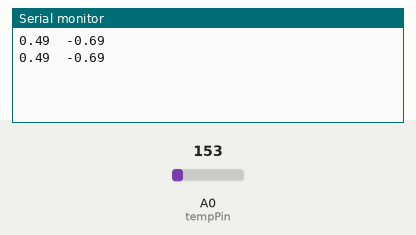
This sketch was run on a simulated Arduino Uno, built with avr-gcc and run on an emulated ATmega328P. Shown: the last lines printed to the serial monitor. Inputs (shaded band) come from the test bench; at power-on: A0 (tempPin) = 153.

Above: at 1.8 s.
1.9 s: A0 (tempPin) set to 165
At 2.7 s:
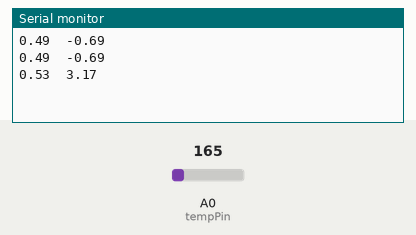
3.4 s: A0 (tempPin) set to 175
At 4.3 s:
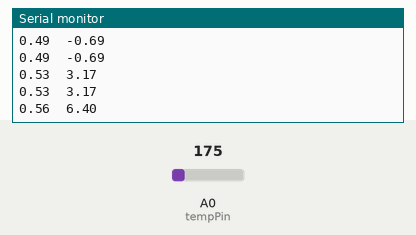
Timing chart, 0 to 6.4 s (numbered marks = the images above; inputs shaded):
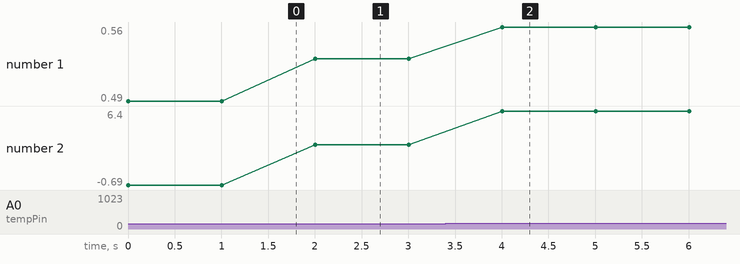

The sketch:

TMP36_AREF.ino
```cpp
/*Using TMP36 Temperature sensor with AREF pin on arduino for more precision
 * Reference: https://learn.adafruit.com/tmp36-temperature-sensor/using-a-temp-sensor
 *            http://tronixstuff.com/2013/12/12/arduino-tutorials-chapter-22-aref-pin/
 * Data-sheet(for connections): http://www.analog.com/media/en/technical-documentation/data-sheets/TMP35_36_37.pdf
 */


#define AREF_voltage 3.3
int tempPin = 0;  //analog pin to be read from
unsigned int rawReading; //from pin
float tempVoltage;   //rawReading to voltage
float tempC;       //actual temp in Celcius

void setup(){
  Serial.begin(9600);
  analogReference(EXTERNAL);
  //analogReference(DEFAULT);  //in case you want to revert back to board's voltage.
}

void loop(){
  rawReading = analogRead(tempPin);
  tempVoltage = (rawReading * (AREF_voltage))/1024;  //convert to voltage
  tempC = (tempVoltage - 0.5)*100;      //TMP36 has an offset 500mV and 10mV per degree

  Serial.print(tempVoltage);Serial.print("  ");
  Serial.println(tempC);
  delay(1000);
}
```

Measured:
- after the input at 1.9 s, the serial monitor: prints a new line after 0.10 s (image 1)
- after the input at 3.4 s, the serial monitor: prints a new line after 0.60 s (image 2)
- plotted number 1: 0.49 → 0.53 after the input at 1.9 s, 0.53 → 0.56 after the input at 3.4 s
- plotted number 2: -0.69 → 3.17 after the input at 1.9 s, 3.17 → 6.4 after the input at 3.4 s
